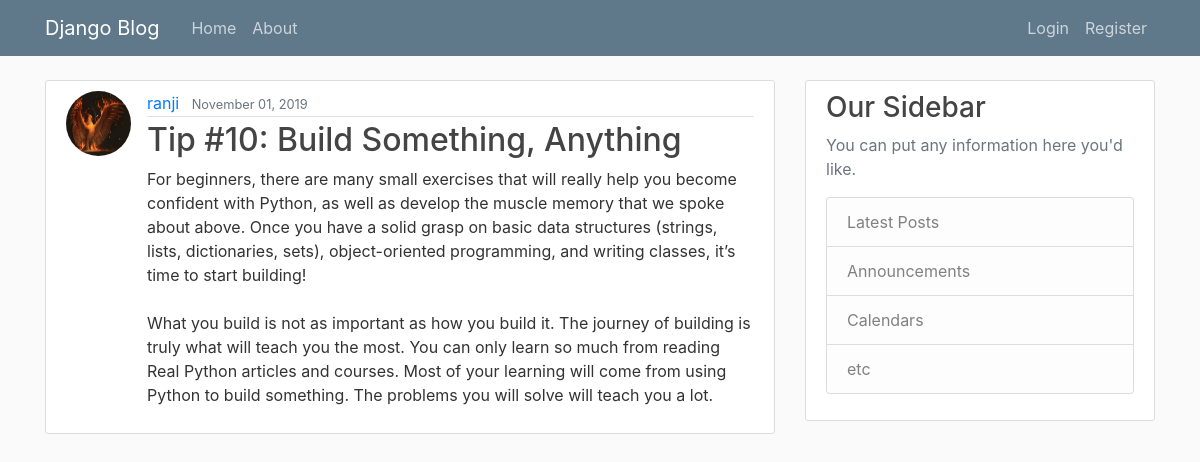
The app's page /post/17/ with its own data.
### polls/models.py (models this page shows, shortened)
class post(models.Model):
    title = models.CharField(max_length=100)
    content = models.TextField()
    date_posted = models.DateTimeField(default=timezone.now)
    author = models.ForeignKey(User, on_delete=models.CASCADE)

### users/models.py (models this page shows, shortened)
class Profile(models.Model):
    user = models.OneToOneField(User, on_delete=models.CASCADE)
    image = models.ImageField(default= 'default.jpg', upload_to= 'profile_pics')

### polls/views.py (the view)
# urls.py: path('post/<int:pk>/', PostDetailView.as_view(), name="post-detail"),
class PostDetailView(DetailView):
    model = post

### polls/templates/polls/post_detail.html (shortened to what this page needs)
{% extends "polls/base.html" %}
{% block content %}
        <article class="media content-section">
            <img class="rounded-circle article-img" src="{{ object.author.profile.image.url }}">
          <div class="media-body">
            <div class="article-metadata">
              <a class="mr-2" href="{% url 'user-posts' object.author.username %}">{{ object.author }}</a>
              <small class="text-muted">{{ object.date_posted|date:"F d, Y"}}</small>
            </div>
            <h2 class="article-title">{{ object.title }}</h2>
            <p class="article-content">{{ object.content }}</p>
          </div>
        </article>
{% endblock content %}

### polls/static/polls/main.css (style rules this page uses)
body { background: #fafafa; color: #333333; margin-top: 5rem; }
h1, h2, h3, h4, h5, h6 { color: #444444; }
.content-section { background: #ffffff; padding: 10px 20px; border: 1px solid #dddddd; border-radius: 3px; margin-bottom: 20px; }
.article-title { color: #444444; }
.article-content { white-space: pre-line; }
.article-img { height: 65px; width: 65px; margin-right: 16px; }
.article-metadata { padding-bottom: 1px; margin-bottom: 4px; border-bottom: 1px solid #e3e3e3 }

### records on screen
post: author.profile.image (picture), author "ranji", date_posted "November 01, 2019", title "Tip #10: Build Something, Anything", content "For beginners, there are many small exercises that will really help you become confident with Python, as well as develop the muscle memory that we spoke about above. Once you have a solid grasp on basic data structures (strings, lists, dictionaries, sets), object-oriented programming, and writing classes, it’s time to start building! What you build is not as important as how you build it. The journey of building is truly what will teach you the most. You can only learn so much from reading Real Python articles and courses. Most of your learning will come from using Python to build something. The problems you will solve will teach you a lot."
